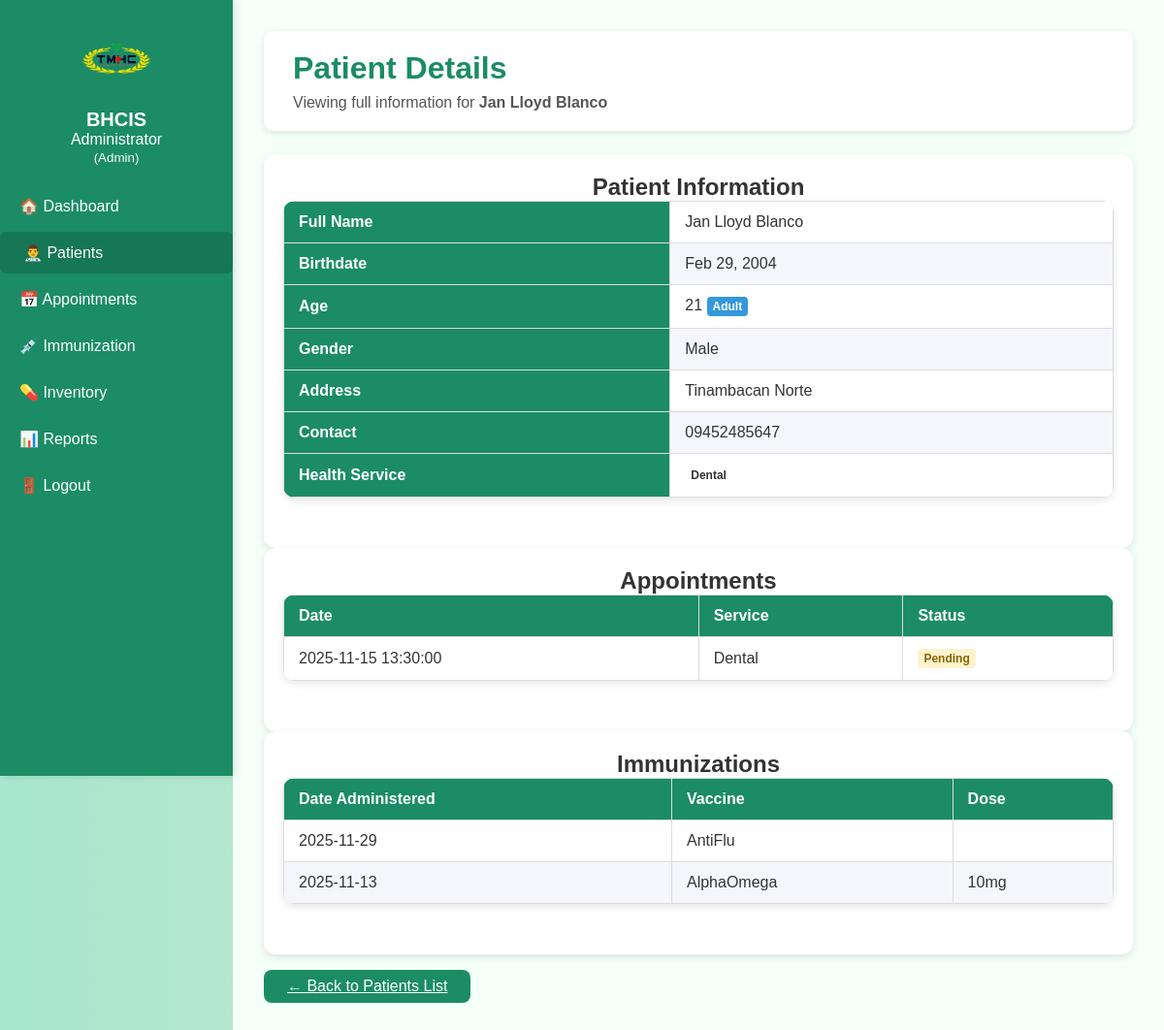
The app's page /view_patient.php?id=1 (signed in) with its own data.
### tables this page shows
CREATE TABLE `patients` (
  `patient_id` int(11) NOT NULL,
  `fullname` varchar(100) DEFAULT NULL,
  `birthdate` date DEFAULT NULL,
  `health_service` enum('childcare','maternal','dental','checkups','other') DEFAULT NULL,
  `gender` enum('Male','Female') DEFAULT NULL,
  `address` varchar(255) DEFAULT NULL,
  `contact` varchar(20) DEFAULT NULL,
  `date_registered` timestamp NOT NULL DEFAULT current_timestamp()
);

CREATE TABLE `appointments` (
  `appointment_id` int(11) NOT NULL,
  `patient_id` int(11) NOT NULL,
  `appointment_date` datetime NOT NULL,
  `status` enum('Pending','Completed','Cancelled') DEFAULT 'Pending',
  `service` enum('Childcare','Maternal','Dental','Checkups','Other') NOT NULL DEFAULT 'Other'
);

CREATE TABLE `immunizations` (
  `immunization_id` int(11) NOT NULL,
  `patient_id` int(11) NOT NULL,
  `vaccine` varchar(100) NOT NULL,
  `dose` varchar(50) NOT NULL,
  `date_administered` date NOT NULL,
  `status` enum('Pending','Completed','Cancelled') DEFAULT 'Pending'
);

### view_patient.php (the view, shortened to what this page needs)
<?php
include('includes/db_connect.php');
$patient_id = $_GET['id'] ?? 0;
$patient_id = (int)$patient_id;
$patientQuery = "SELECT *, TIMESTAMPDIFF(YEAR, birthdate, CURDATE()) AS age FROM patients WHERE patient_id = $patient_id";
$patientResult = mysqli_query($conn, $patientQuery);
$patient = mysqli_fetch_assoc($patientResult);
$age = $patient['age'];
if($age <= 1) { $ageLabel='Infant'; $ageClass='pending'; }
elseif($age <= 12) { $ageLabel='Child'; $ageClass='completed'; }
elseif($age <= 19) { $ageLabel='Teenager'; $ageClass='warning'; }
elseif($age <= 59) { $ageLabel='Adult'; $ageClass='active'; }
else { $ageLabel='Senior'; $ageClass='inactive'; }
$service = strtolower($patient['health_service'] ?? 'other');
$serviceClass = $service;
$appointments = mysqli_query($conn, "SELECT * FROM appointments WHERE patient_id = $patient_id ORDER BY appointment_date DESC");
$immunizations = mysqli_query($conn, "SELECT * FROM immunizations WHERE patient_id = $patient_id ORDER BY date_administered DESC");
?>
<!DOCTYPE html>
<html lang="en">
<head>
    <link rel="stylesheet" href="assets/css/style.css">
</head>
<body>
    <div class="sidebar">
        <div class="sidebar-header">
            <img src="assets/images/logo1.png" alt="TMHC Logo">
            <h2>BHCIS</h2>
            <p class="welcome">
                <?php echo htmlspecialchars($_SESSION['fullname']); ?><br>
                <small>(<?php echo htmlspecialchars($_SESSION['role']); ?>)</small>
            </p>
        </div>
        <ul>
            <li><a href="dashboard.php">🏠 Dashboard</a></li>
            <li><a href="patients.php" class="active">👨‍⚕️ Patients</a></li>
            <li><a href="appointments.php">📅 Appointments</a></li>
            <li><a href="immunization.php">💉 Immunization</a></li>
            <li><a href="inventory.php">💊 Inventory</a></li>
            <li><a href="reports.php">📊 Reports</a></li>
            <li><a href="logout.php">🚪 Logout</a></li>
        </ul>
    </div>
    <div class="main-content">
        <div class="page-header">
            <h1>Patient Details</h1>
            <p>Viewing full information for <strong><?php echo htmlspecialchars($patient['fullname']); ?></strong></p>
        </div>
        <div class="card">
            <h2>Patient Information</h2>
            <table class="patients-table">
                <tbody>
                    <tr>
                        <th>Full Name</th>
                        <td><?php echo htmlspecialchars($patient['fullname']); ?></td>
                    </tr>
                    <tr>
                        <th>Birthdate</th>
                        <td><?= date('M d, Y', strtotime($patient['birthdate'])) ?></td>
                    </tr>
                    <tr>
                        <th>Age</th>
                        <td><?php echo $patient['age']; ?> <span class="status <?php echo $ageClass; ?>"><?php echo $ageLabel; ?></span></td>
                    </tr>
                    <tr>
                        <th>Gender</th>
                        <td><?php echo $patient['gender']; ?></td>
                    </tr>
                    <tr>
                        <th>Address</th>
                        <td><?php echo htmlspecialchars($patient['address']); ?></td>
                    </tr>
                    <tr>
                        <th>Contact</th>
                        <td><?php echo htmlspecialchars($patient['contact']); ?></td>
                    </tr>
                    <tr>
                        <th>Health Service</th>
                        <td><span class="status <?php echo $serviceClass; ?>"><?php echo ucfirst($service); ?></span></td>
                    </tr>
                </tbody>
            </table>
        </div>
        <div class="card">
            <h2>Appointments</h2>
            <table class="patients-table">
                <thead>
                    <tr>
                        <th>Date</th>
                        <th>Service</th>
                        <th>Status</th>
                    </tr>
                </thead>
                <tbody>
                    <?php if(mysqli_num_rows($appointments) > 0): ?>
                        <?php while($row = mysqli_fetch_assoc($appointments)): ?>
                            <tr>
                                <td><?php echo $row['appointment_date']; ?></td>
                                <td><?php echo ucfirst($row['service']); ?></td>
                                <td>
                                    <?php
                                    $status = strtolower($row['status']);
                                    if($status=='pending') echo '<span class="status pending">Pending</span>';
                                    elseif($status=='completed') echo '<span class="status completed">Completed</span>';
                                    elseif($status=='cancelled') echo '<span class="status cancelled">Cancelled</span>';
                                    ?>
                                </td>
                            </tr>
                        <?php endwhile; ?>
                    <?php else: ?>
                        <tr><td colspan="3" style="text-align:center;">No appointments found.</td></tr>
                    <?php endif; ?>
                </tbody>
            </table>
        </div>
        <div class="card">
            <h2>Immunizations</h2>
            <table class="patients-table">
                <thead>
                    <tr>
                        <th>Date Administered</th>
                        <th>Vaccine</th>
                        <th>Dose</th>
                    </tr>
                </thead>
                <tbody>
                    <?php if(mysqli_num_rows($immunizations) > 0): ?>
                        <?php while($row = mysqli_fetch_assoc($immunizations)): ?>
                            <tr>
                                <td><?php echo $row['date_administered']; ?></td>
                                <td><?php echo htmlspecialchars($row['vaccine']); ?></td>
                                <td><?php echo htmlspecialchars($row['dose']); ?></td>
                            </tr>
                        <?php endwhile; ?>
                    <?php else: ?>
                        <tr><td colspan="3" style="text-align:center;">No immunizations found.</td></tr>
                    <?php endif; ?>
                </tbody>
            </table>
        </div>
        <div style="margin-top: 1rem;">
            <a href="patients.php" class="btn-primary">← Back to Patients List</a>
        </div>
    </div>
</body>
</html>

### assets/css/style.css (style rules this page uses)
:root { --primary-color: #1b8c66; --primary-hover: #157755; --background-gradient: linear-gradient(to right, #a8e6cf, #dcedc1); --text-color: #333; --error-color: #e74c3c; --card-bg: #fff; --dashboard-bg: #f5fff9; --transition-speed: 0.3s; --success: #d4edda; --success-text: #155724; --error-bg: #f8d7da; --error-text: #721c24; --pending: #fff3cd; --pending-text: #856404; }
* { box-sizing: border-box; margin: 0; padding: 0; }
body { background: var(--background-gradient); font-family: "Poppins", sans-serif; color: var(--text-color); }
button, .btn-primary, .btn-edit, .btn-delete, .btn-warning, .modal form button { display: inline-block; padding: 0.5rem 1.5rem; border-radius: 8px; font-weight: 500; text-align: center; white-space: nowrap; cursor: pointer; transition: background var(--transition-speed), transform var(--transition-speed), opacity var(--transition-speed); border: none; box-shadow: none; }
.btn-primary { background: var(--primary-color); color: #fff; }
.status { padding: 3px 6px; border-radius: 4px; font-weight: bold; display: inline-block; }
.status.pending { background: var(--pending); color: var(--pending-text); }
.sidebar { width: 240px; background-color: var(--primary-color); color: white; display: flex; flex-direction: column; align-items: center; padding: 1.25rem 0; position: fixed; left: 0; top: 0; height: 100vh; max-height: 100vh; overflow-y: auto; box-shadow: 3px 0 8px rgba(0,0,0,0.1); }
.sidebar-header { text-align: center; margin-bottom: 1.25rem; }
.sidebar-header img { width: 80px; margin-bottom: 0.5rem; }
.sidebar-header h2 { font-size: 1.25rem; font-weight: 600; }
.sidebar ul { list-style: none; padding: 0; width: 100%; }
.sidebar ul li a { display: block; color: white; text-decoration: none; padding: 0.75rem 1.25rem; font-weight: 500; border-radius: 6px; margin-bottom: 5px; transition: background var(--transition-speed), padding-left var(--transition-speed); }
.sidebar ul li a:hover, .sidebar ul li a.active { background-color: var(--primary-hover); padding-left: 1.5rem; }
.main-content { flex: 1; margin-left: 240px; background: var(--dashboard-bg); padding: 2rem; min-height: 100vh; }
.page-header { background: var(--card-bg); padding: 1.25rem 1.875rem; border-radius: 10px; box-shadow: 0 2px 6px rgba(0,0,0,0.1); margin-bottom: 1.5rem; }
.page-header h1 { color: var(--primary-color); margin: 0; }
.page-header p { color: #555; margin-top: 0.5rem; }
.card { background: var(--card-bg); border-radius: 12px; padding: 1.25rem; text-align: center; box-shadow: 0 3px 8px rgba(0,0,0,0.1); transition: transform var(--transition-speed); }
.patients-table { width: 100%; border-collapse: collapse; background: var(--card-bg); border-radius: 12px; overflow: hidden; box-shadow: 0 3px 8px rgba(0,0,0,0.1); margin-bottom: 2rem; }
.patients-table th, .patients-table td { padding: 12px 15px; text-align: left; border: 1px solid #ddd; }
.patients-table th { background: var(--primary-color); color: #fff; font-weight: 600; }
.patients-table tr:nth-child(even) { background: #f4f6fb; }
.status { padding: 3px 6px; border-radius: 4px; font-weight: bold; display: inline-block; font-size: 0.75rem; }
.status.active { background: #3498db; color: #fff; }

### records on screen
patients: fullname "Jan Lloyd Blanco", birthdate "Feb 29, 2004", gender "Male", address "Tinambacan Norte", contact "09452485647", health_service "Dental"
appointments: appointment_date "2025-11-15 13:30:00", service "Dental", status "Pending"
immunizations: date_administered "2025-11-29", vaccine "AntiFlu"
immunizations: date_administered "2025-11-13", vaccine "AlphaOmega", dose "10mg"

### other values on screen
$_SESSION['fullname'] "Administrator"
$_SESSION['role'] "Admin"
$patient['age'] "21"
$ageLabel "Adult"
